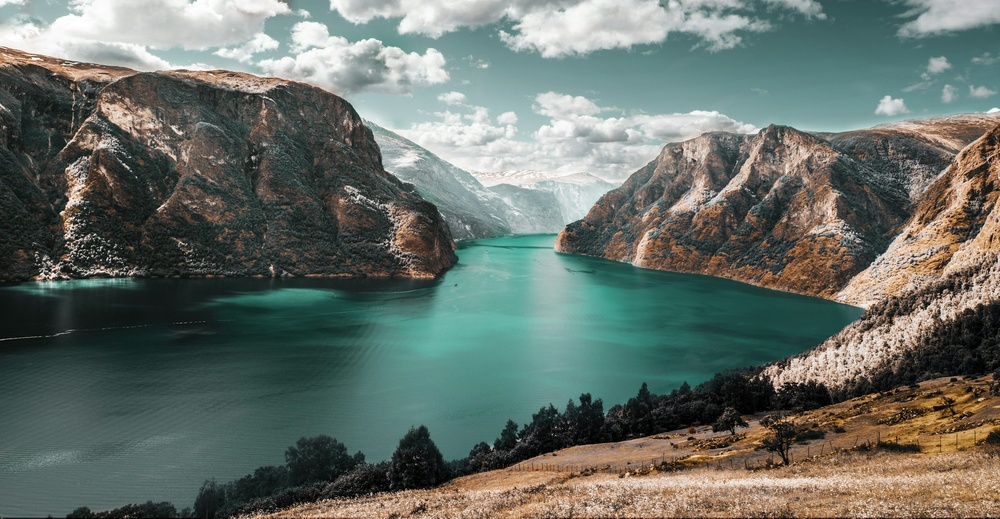
#> input picture ColorToB&W/scene.jpeg, 1000 x 519 px, shrunk from 3000 x 1556 before the run, found by its file name
$ jupyter execute 'color&grey_to_b&w.ipynb'
#> lines starting #> are read from the running program, lines starting #| are printed output that depends on the picture; after the words box and inside, x2 and y2 are one past the last pixel; in counts of white or black regions, pixels touching at a corner belong together
[cell 1]
import cv2
from google.colab.patches import cv2_imshow

# Load the color image from the disk
color_image = cv2.imread('/content/scene.jpeg')
#> color_image is the input picture: shape (519, 1000, 3); mean B, G, R 105, 112.3, 103.3

# Convert the color image to grayscale
if color_image is not None:
    gray_image = cv2.cvtColor(color_image, cv2.COLOR_BGR2GRAY)
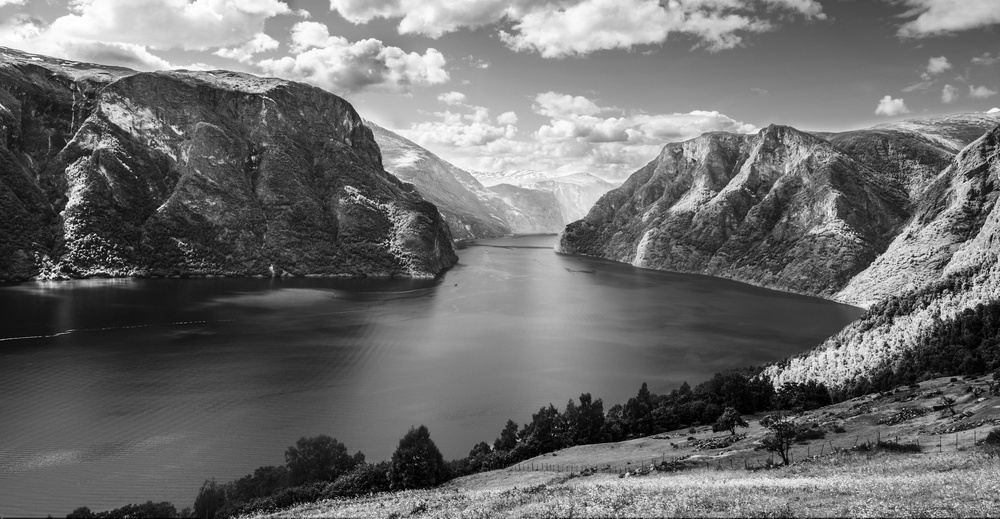
#> gray_image: shape (519, 1000); min 0, max 255, mean 108.8

    # Thresholding to convert grayscale image to black and white
    _, bw_from_color = cv2.threshold(gray_image, 128, 255, cv2.THRESH_BINARY)
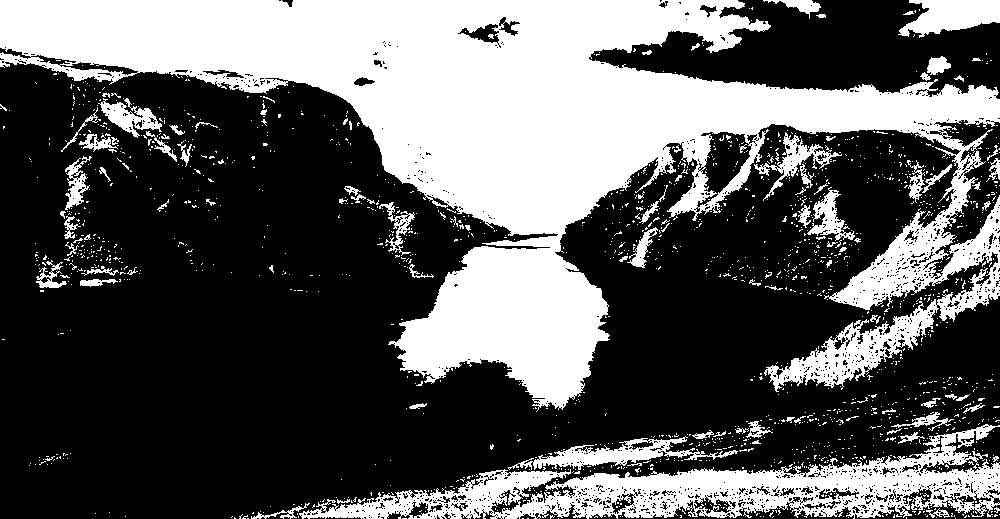
#> bw_from_color: shape (519, 1000); 36.1% white; 1662 white regions (1564 under 20 px), largest, box (x1, y1, x2, y2) and area: (0, 0, 1000, 412) 144111, (299, 424, 1000, 519) 22891, (898, 0, 1000, 38) 2503

    # Display the black and white image from color
    cv2_imshow(bw_from_color)
else:
    print("Color image not found!")

# Load the grayscale image directly (if you have one)
gray_image_direct = cv2.imread('/content/gray.jpeg', cv2.IMREAD_GRAYSCALE)

# Thresholding to convert directly loaded grayscale image to black and white
if gray_image_direct is not None:
    _, bw_from_gray = cv2.threshold(gray_image_direct, 128, 255, cv2.THRESH_BINARY)

    # Display the black and white image from the direct grayscale image
    cv2_imshow(bw_from_gray)
else:
    print("Grayscale image not found!")
